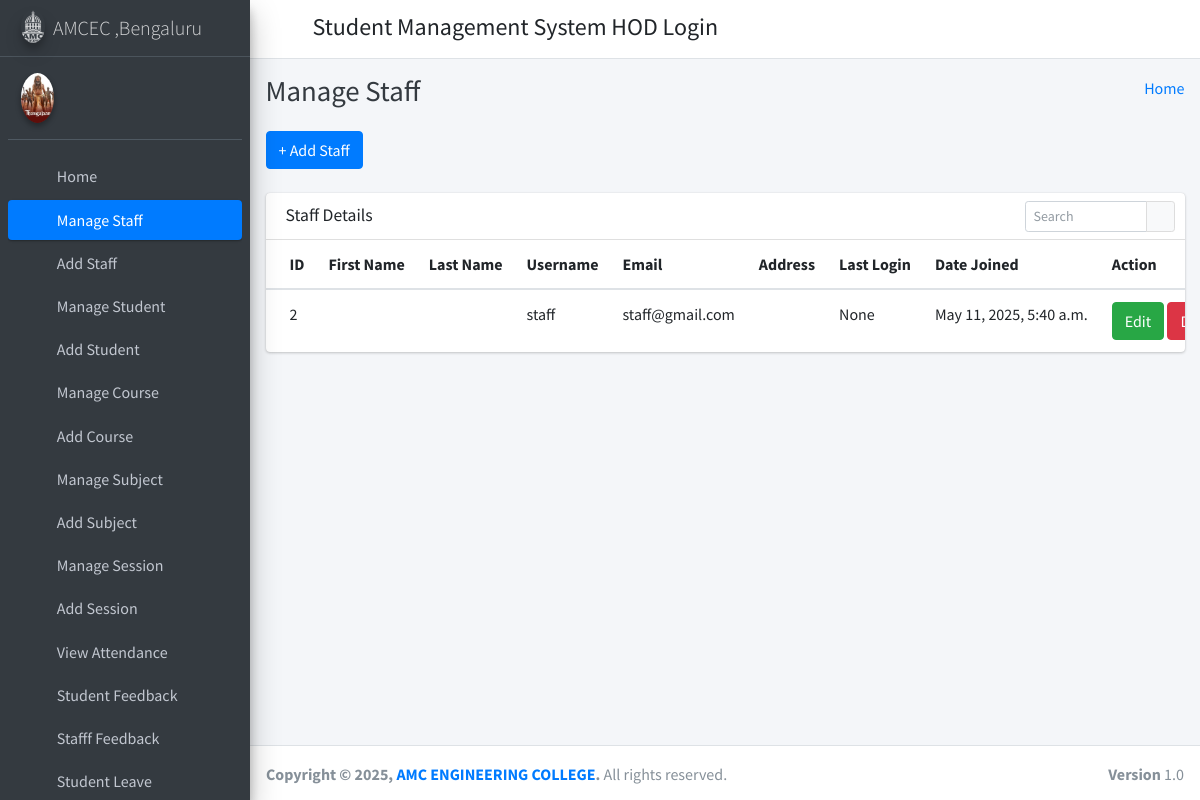
The app's page /manage_staff/ (signed in) with its own data.
### student_management_app/models.py (models this page shows)
class Staffs(models.Model):
    id = models.AutoField(primary_key=True)
    admin = models.OneToOneField(CustomUser, on_delete = models.CASCADE)
    address = models.TextField()
    created_at = models.DateTimeField(auto_now_add=True)
    updated_at = models.DateTimeField(auto_now=True)
    objects = models.Manager()

class CustomUser(AbstractUser):
    user_type_data = ((1, "HOD"), (2, "Staff"), (3, "Student"))
    user_type = models.CharField(default=1, choices=user_type_data, max_length=10)

### student_management_app/HodViews.py (the view)
# urls.py: path('manage_staff/', HodViews.manage_staff, name="manage_staff"),
def manage_staff(request):
    staffs = Staffs.objects.all()
    context = {
        "staffs": staffs
    }
    return render(request, "hod_template/manage_staff_template.html", context)

### student_management_app/LoginCheckMiddleWare.py (called while the page is built, shortened)
    def process_view(self, request, view_func, view_args, view_kwargs):
        modulename = view_func.__module__
        user = request.user
        if user.is_authenticated:
            if user.user_type == "1":
                if modulename == "student_management_app.HodViews":
                    pass
                elif modulename == "student_management_app.views" or modulename == "django.views.static":
                    pass
                else:
                    return redirect("admin_home")
            else:
                return redirect("login")
        else:
            if request.path == reverse("login") or request.path == reverse("doLogin"):
                pass
            else:
                return redirect("login")

### student_management_app/templates/hod_template/manage_staff_template.html (shortened to what this page needs)
{% extends 'hod_template/base_template.html' %}
{% block page_title %}
    Manage Staff
{% endblock page_title %}
{% block main_content %}
{% load static %}
<section class="content">
        <div class="container-fluid">
            <a class="btn btn-primary" href="{% url 'add_staff' %}" role="button">+ Add Staff</a> <br/>&nbsp;
            <div class="row">
                <div class="col-md-12">
                    <div class="card">
                        <div class="card-header">
                            <h3 class="card-title">Staff Details</h3>
                            <div class="card-tools">
                            <div class="input-group input-group-sm" style="width: 150px;">
                                <input type="text" name="table_search" class="form-control float-right" placeholder="Search">
                                <div class="input-group-append">
                                <button type="submit" class="btn btn-default"><i class="fas fa-search"></i></button>
                                </div>
                            </div>
                            </div>
                        </div>
                        <div class="card-body table-responsive p-0">
                            <table class="table table-hover text-nowrap">
                            <thead>
                                <tr>
                                <th>ID</th>
                                <th>First Name</th>
                                <th>Last Name</th>
                                <th>Username</th>
                                <th>Email</th>
                                <th>Address</th>
                                <th>Last Login</th>
                                <th>Date Joined</th>
                                <th>Action</th>
                                </tr>
                            </thead>
                            <tbody>
                                {% for staff in staffs %}
                                <tr>
                                <td>{{ staff.admin.id }}</td>
                                <td>{{ staff.admin.first_name }}</td>
                                <td>{{ staff.admin.last_name }}</td>
                                <td>{{ staff.admin.username }}</td>
                                <td>{{ staff.admin.email }}</td>
                                <td>{{ staff.address }}</td>
                                <td>{{ staff.admin.last_login }}</td>
                                <td>{{ staff.admin.date_joined }}</td>
                                <td>
                                    <a href="{% url 'edit_staff' staff.admin.id %}" class="btn btn-success">Edit</a>
                                    <a href="{% url 'delete_staff' staff.admin.id %}" class="btn btn-danger">Delete</a>
                                </td>
                                </tr>
                                {% endfor %}
                            </tbody>
                            </table>
                        </div>
                        </div>
                </div>
            </div>
        </div>
      </section>
  {% endblock main_content %}

### records on screen
Staffs: admin.id "2", admin.username "staff", admin.email "staff@gmail.com", admin.last_login "None", admin.date_joined "May 11, 2025, 5:40 a.m."
